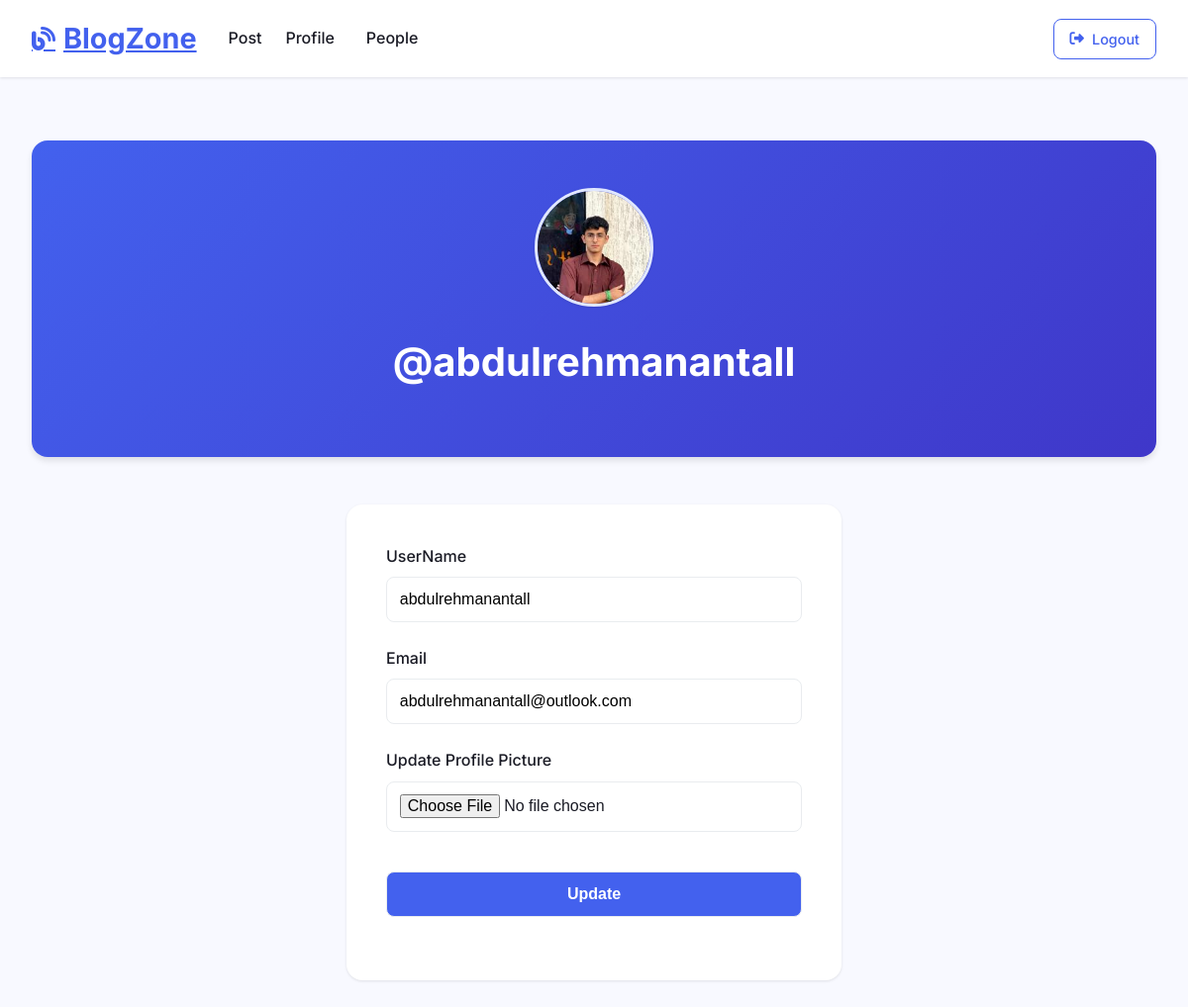
/account (signed in), run on the app's committed database.
### companyblog/models.py (models this page shows, shortened)
class User(db.Model,UserMixin):
    __tablename__='users'
    id=db.Column(db.Integer,primary_key=True)
    profile_image=db.Column(db.String(64),nullable=False,default='default_profile.png')
    email=db.Column(db.String(64),unique=True,index=True)
    username=db.Column(db.String(64),unique=True,index=True)
    password_hash=db.Column(db.String(128))
    posts=db.relationship('BlogPost',backref='author',lazy=True)

### companyblog/users/views.py (the view)
@users.route("/account",methods=['GET','POST'])
@login_required
def account():
    form =UpdateUserForm()
    if form.validate_on_submit():
        if form.picture.data:
            username=current_user.username
            pic=add_profile_pic(form.picture.data,username)
            current_user.profile_image=pic
        current_user.username=form.username.data
        current_user.email=form.email.data
        db.session.commit()
        return redirect(url_for('users.account'))
    elif request.method=='GET':
        form.username.data=current_user.username
        form.email.data=current_user.email
    profile_image=url_for('static',filename='profile_pics/'+current_user.profile_image)
    return render_template('account.html',profile_image=profile_image,form=form)

### companyblog/users/forms.py (shortened to what this page needs)
class UpdateUserForm(FlaskForm):
    email=StringField('Email',validators=[DataRequired(),Email()])
    username=StringField('UserName',validators=[DataRequired()])
    picture=FileField('Update Profile Picture',validators=[FileAllowed(['jpg','png','jpeg'])])
    submit=SubmitField('Update')

### companyblog/models.py (called while the page is built)
@login_manager.user_loader
def load_user(user_id):
    return User.query.get(user_id)

### companyblog/templates/account.html (shortened to what this page needs)
{% extends "base.html" %}
{% block content %}
<div class="jumbotron">
    <img class="profile-pic" src="{{ url_for('static', filename='profile_pics/' + current_user.profile_image) }}">
    <h1 style="margin-top: 1rem;">@{{ current_user.username }}</h1>
</div>
<div class="form-container">
    <form method="post" enctype="multipart/form-data">
        {{ form.username.label }}
        {{ form.username }}
        {{ form.email.label }}
        {{ form.email }}
        {{ form.picture.label }}
        {{ form.picture }}
        {{ form.submit }}
    </form>
</div>
{% endblock %}

### companyblog/templates/base.html (style rules this page uses)
:root { --primary: #4361ee; --primary-light: #e0e7ff; --secondary: #3f37c9; --accent: #f72585; --dark: #1a1b25; --light: #f8f9ff; --gray: #6c757d; --light-gray: #e9ecef; --success: #4cc9f0; --warning: #f8961e; --danger: #ef233c; --radius-sm: 8px; --radius-md: 12px; --radius-lg: 16px; --shadow-sm: 0 1px 3px rgba(0, 0, 0, 0.1); --shadow-md: 0 4px 6px rgba(0, 0, 0, 0.1); --shadow-lg: 0 10px 15px rgba(0, 0, 0, 0.1); --transition: all 0.3s cubic-bezier(0.25, 0.8, 0.25, 1); }
* { margin: 0; padding: 0; box-sizing: border-box; }
body { font-family: 'Inter', sans-serif; background-color: var(--light); color: var(--dark); line-height: 1.6; }
.jumbotron { background: linear-gradient(135deg, var(--primary), var(--secondary)); color: white; padding: 3rem 2rem; text-align: center; border-radius: var(--radius-lg); margin: 2rem 0; box-shadow: var(--shadow-md); }
.jumbotron h1 { font-size: 2.5rem; margin-bottom: 1rem; }
.form-container { background: white; padding: 2.5rem; border-radius: var(--radius-lg); max-width: 500px; margin: 3rem auto; box-shadow: var(--shadow-sm); }
form label { display: block; font-weight: 500; margin-bottom: 0.5rem; color: var(--dark); }
form input, form textarea, form select { width: 100%; padding: 0.8rem; border: 1px solid var(--light-gray); border-radius: var(--radius-sm); margin-bottom: 1.5rem; font-size: 1rem; transition: var(--transition); }
form input[type="submit"] { background: var(--primary); color: white; font-weight: 600; cursor: pointer; margin-top: 1rem; }
img.profile-pic { width: 120px; height: 120px; border-radius: 50%; object-fit: cover; border: 3px solid var(--primary-light); box-shadow: var(--shadow-sm); }

### data on the page
User: profile_image (picture), username "abdulrehmanantall", email "abdulrehmanantall@outlook.com"
